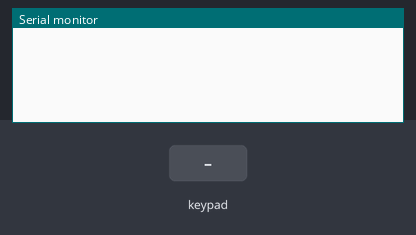
Bench run of a sketch on a simulated Arduino Uno, built with avr-gcc and run on an emulated ATmega328P. Parts: the last lines printed to the serial monitor. The test bench sets the inputs (shaded band).

Above: at 1.2 s.
1.3 s: key '1' pressed
At 1.8 s:
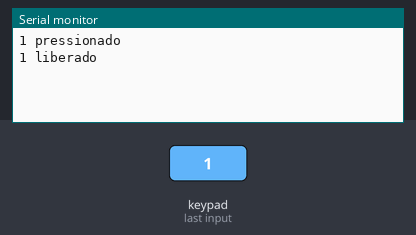
2.9 s: keypad keys 1 2 # pressed 0.4 s apart
At 4.8 s:
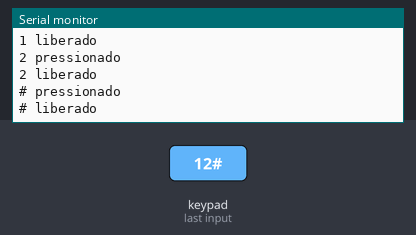
5.6 s: key 'A' pressed
At 6.4 s:
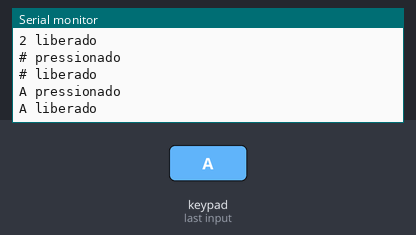
7.2 s: keypad keys 1 2 * pressed 0.4 s apart
At 9.4 s:
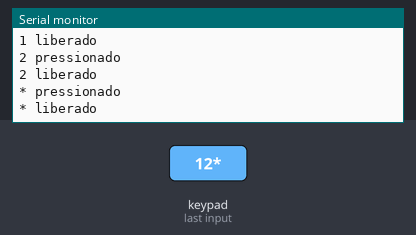
9.9 s: key 'B' pressed
At 10.9 s:
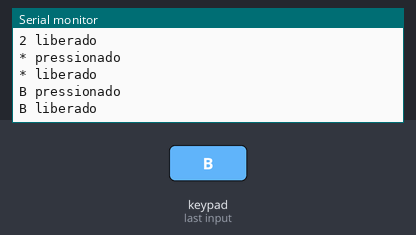
11.5 s: keypad keys 1 2 D pressed 0.4 s apart
At 12.8 s:
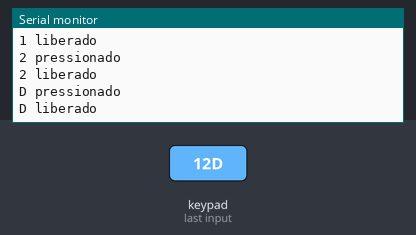

Measured:
- after the input at 1.3 s, the serial monitor: prints a new line at once (image 1)
- after the input at 2.9 s, the serial monitor: prints a new line after 0.41 s (image 2)
- after the input at 5.6 s, the serial monitor: prints a new line at once (image 3)
- after the input at 7.2 s, the serial monitor: prints a new line at once (image 4)
- after the input at 9.9 s, the serial monitor: prints a new line at once (image 5)
- after the input at 11.5 s, the serial monitor: prints a new line at once (image 6)

The sketch:

teclado_numerico.ino
```cpp
// (licence header left out)
#include <Adafruit_Keypad.h>

// define os pinos de conexão do teclado com o Arduino
#define R1 2
#define R2 3
#define R3 4
#define R4 5
#define C1 8
#define C2 9
#define C3 10
#define C4 11

// dimensões do teclado
const byte LINHAS = 4;
const byte COLUNAS = 4;

// caracteres do teclado
char caracteres[LINHAS][COLUNAS] = {
  { '1', '2', '3', 'A' },
  { '4', '5', '6', 'B' },
  { '7', '8', '9', 'C' },
  { '*', '0', '#', 'D' }
};

// array com informações dos pinos das linhas e colunas
byte pinosLinhas[LINHAS] = { R1, R2, R3, R4 };
byte pinosColunas[COLUNAS] = { C1, C2, C3, C4 };

// criar uma instância da classe de controle do teclado
Adafruit_Keypad teclado4x4 = Adafruit_Keypad(makeKeymap(caracteres), pinosLinhas, pinosColunas, LINHAS, COLUNAS);

void setup() {
  // inicializa conexão serial
  Serial.begin(9600);
  // inicializa a classe de controle do teclado
  teclado4x4.begin();
}

void loop() {
  // faz a leitura e processamento caso botão pressionado ou liberado
  teclado4x4.tick();
  while (teclado4x4.available()) {
    keypadEvent e = teclado4x4.read();
    Serial.print((char)e.bit.KEY);
    if (e.bit.EVENT == KEY_JUST_PRESSED) {
      Serial.println(" pressionado");
    } else if (e.bit.EVENT == KEY_JUST_RELEASED) {
      Serial.println(" liberado");
    }
  }

  delay(10);
}
```
